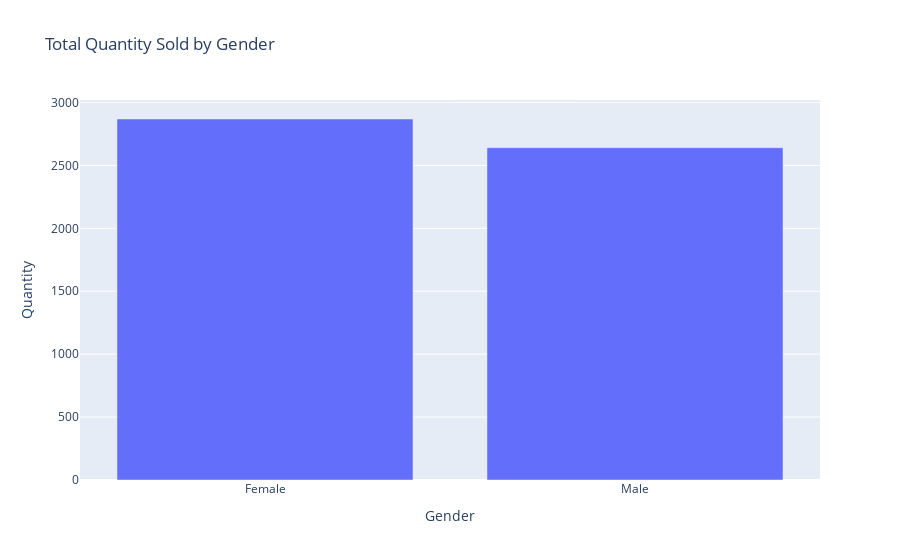

The notebook cell saved with this chart:
### Code cell
px.bar(gender_quantity,x='Gender',y='Quantity', title='Total Quantity Sold by Gender')

### Figure 1 — Plotly figure (JSON) as saved in the notebook; plotly's stock layout.template omitted (floating-point values rounded to 4 significant figures)
{"data": [{"alignmentgroup": "True", "hovertemplate": "Gender=%{x}<br>Quantity=%{y}<extra></extra>", "legendgroup": "", "marker": {"color": "#636efa", "pattern": {"shape": ""}}, "name": "", "offsetgroup": "", "orientation": "v", "showlegend": false, "textposition": "auto", "type": "bar", "x": ["Female", "Male"], "xaxis": "x", "y": [2869, 2641], "yaxis": "y"}], "layout": {"barmode": "relative", "legend": {"tracegroupgap": 0}, "title": {"text": "Total Quantity Sold by Gender"}, "xaxis": {"anchor": "y", "domain": [0, 1], "title": {"text": "Gender"}}, "yaxis": {"anchor": "x", "domain": [0, 1], "title": {"text": "Quantity"}}}}
